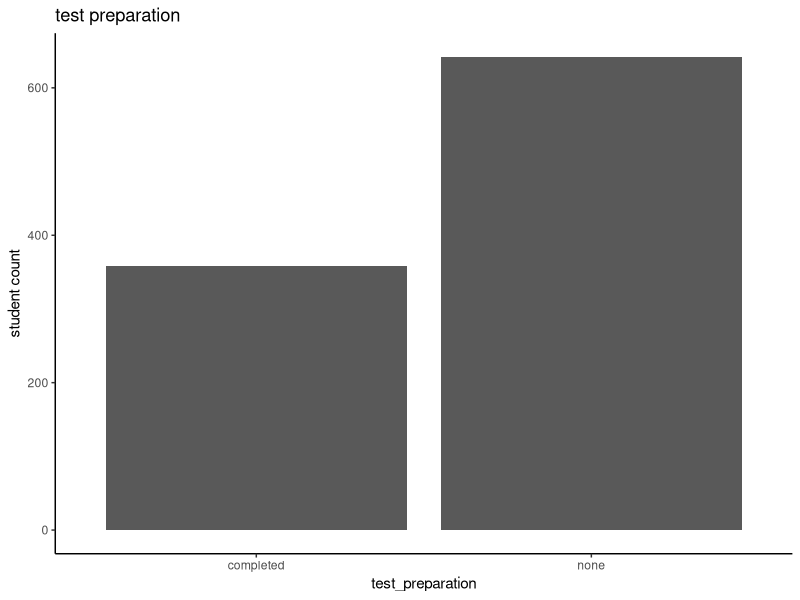
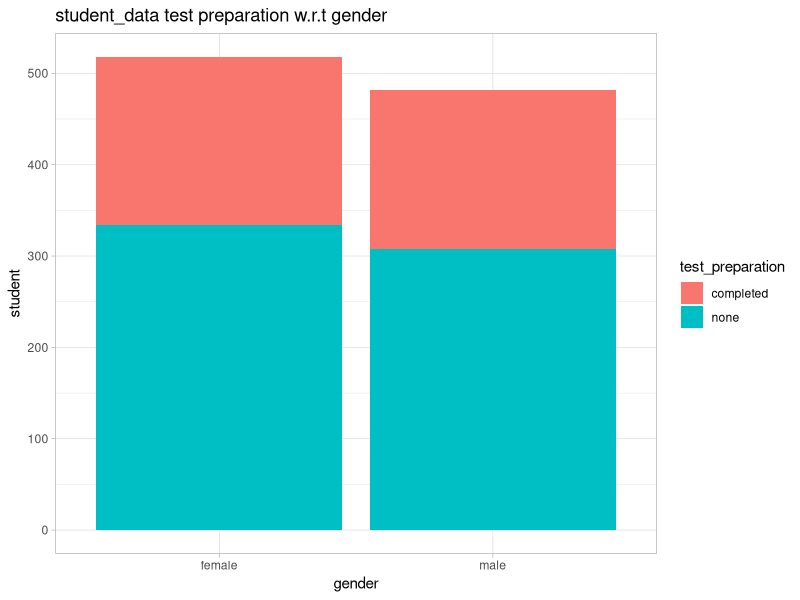
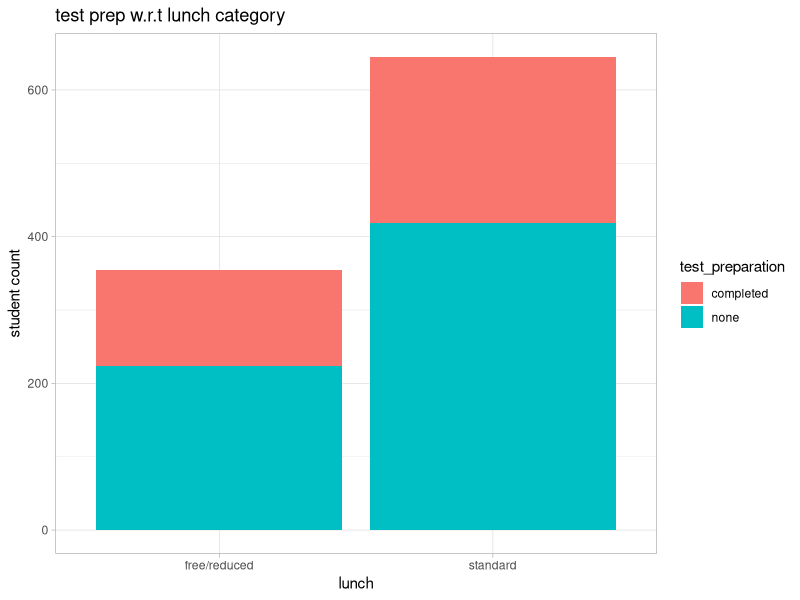
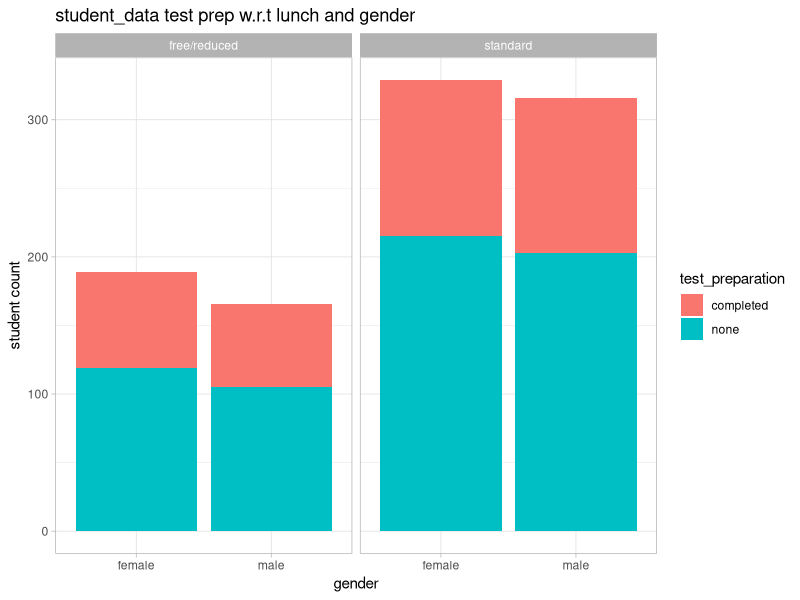
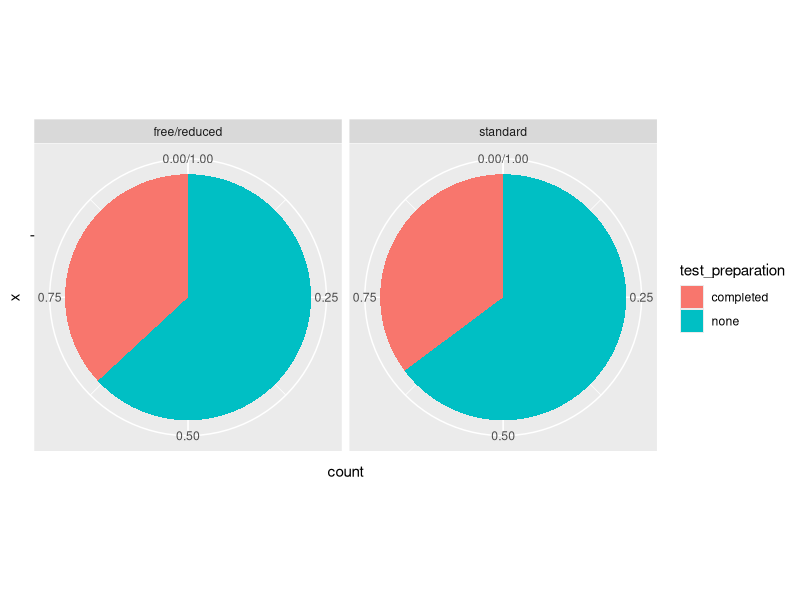
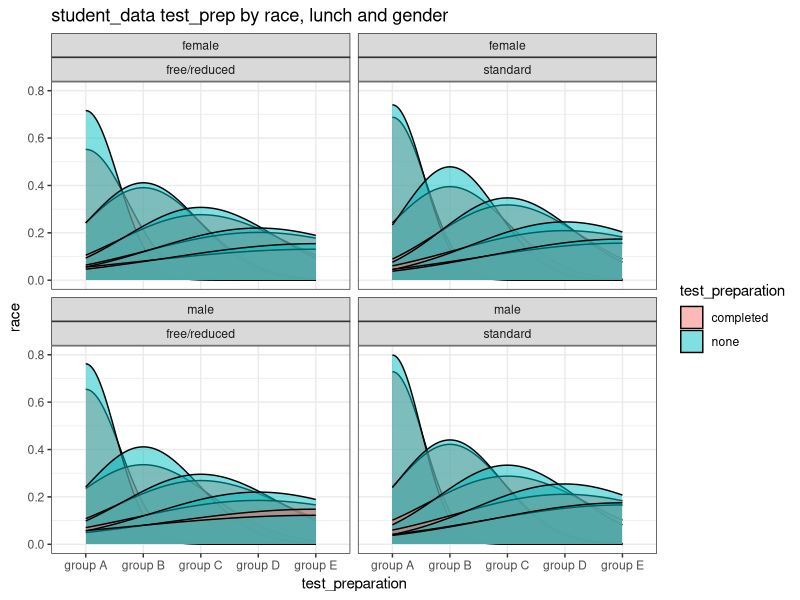

Write the R code that produced these figures, in order.
# Importing Dataset
student_data <- read.csv("Students_data.csv", stringsAsFactors = FALSE)

# Viewing Dataset
View(student_data)

# Datatypes Check
str(student_data)

# Datatype Conversion
student_data$gender <- as.factor(student_data$gender)
student_data$lunch <- as.factor(student_data$lunch)
student_data$test_preparation <- as.factor(student_data$test_preparation)
student_data$parentaleducation <- as.factor(student_data$parentaleducation)

# Datatypes Recheck
str(student_data)

# Express Table for people test_preparation
prop.table(table(student_data$test_preparation))

# Importing Library
library(ggplot2)


# students who prepared test
ggplot(student_data, aes(x = test_preparation)) + theme_classic() + 
  geom_bar() + 
  labs(y = "student count", title = "test preparation")


# test preparation w.r.t gender
ggplot(student_data, aes(x = gender, fill = test_preparation)) + theme_light() + 
  geom_bar() + 
  labs(y = "student", 
       title = "student_data test preparation w.r.t gender")


# Plot for test prep w.r.t lunch
ggplot(student_data, aes(x = lunch, fill = test_preparation)) + theme_light() + 
  geom_bar() + 
  labs(y = "student count", 
       title = "test prep w.r.t lunch category")


# student_data test prep w.r.t lunch and gender
ggplot(student_data, aes(x = gender, fill = test_preparation)) + theme_light() + 
  facet_grid(~lunch) + geom_bar() + 
  labs(y = "student count", 
       title = "student_data test prep w.r.t lunch and gender")


# Pie chart 
ggplot(student_data, aes(x = "", fill = test_preparation)) + 
  geom_bar(position = "fill") + 
  facet_grid(~lunch) + coord_polar(theta = "y")


# Density plot
ggplot(student_data, aes(x = race, fill = test_preparation)) + theme_bw() + 
  facet_wrap(gender~lunch) + geom_density(alpha = 0.5) + 
  labs(y = "race", x = "test_preparation", 
       title = "student_data test_prep by race, lunch and gender")
